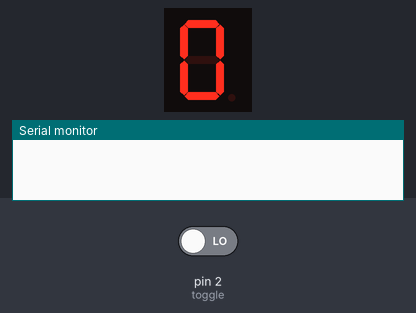
Recording of a sketch running on a simulated Arduino Uno, built with avr-gcc and run on an emulated ATmega328P. Parts: 1-digit seven-segment display, the last lines printed to the serial monitor. Wiring (inferred from the names in the program): 1-digit 7-segment display, segments lit when HIGH: segments pin 3, pin 4, pin 5, pin 6, pin 7, pin 8, pin 9. Inputs (shaded band) come from the test bench; at power-on: pin 2 (toggle) LOW. The segment pins are drawn as the display they are named for.

Above: at 1.2 s.
1.3 s: pin 2 (toggle) driven HIGH
At 3.1 s:
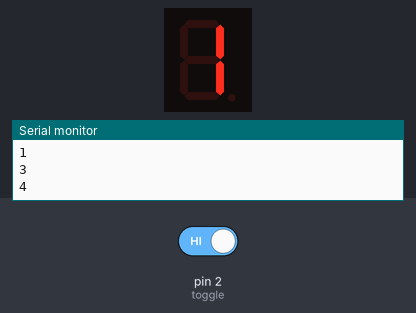
At 11.5 s:
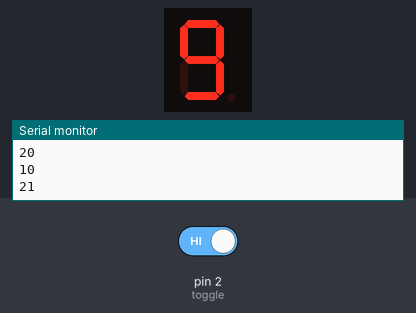
Timing chart, 0 to 11.8 s (numbered marks = the images above; inputs shaded):
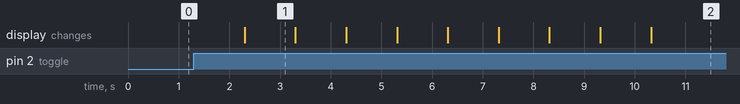

The sketch:

arduino_code_counter_with_7-segment_display.ino
```cpp
// digital pin 2 has a pushbutton attached to it. Give it a name:
int toggle = 2;
int count;
int counter;
int a = 3;
int b = 4;
int c = 5;
int d = 6;
int e = 7;
int f = 8;
int g = 9;

// the setup routine runs once when you press reset:
void setup() {
  // initialize serial communication at 9600 bits per second:
  Serial.begin(9600);
  // make the pushbutton's pin an input:
  pinMode(toggle, INPUT);
  count = 0;
  counter = 0;
  pinMode(a, OUTPUT);
  pinMode(b, OUTPUT);
  pinMode(c, OUTPUT);
  pinMode(d, OUTPUT);
  pinMode(e, OUTPUT);
  pinMode(f, OUTPUT);
  pinMode(g, OUTPUT);
}

// the loop routine runs over and over again forever:
void loop() {

  // read the input pin:
  int toggleState = digitalRead(toggle); //for toggle switch

//to display zero into segment
    if(count == 0){
        digitalWrite(a, HIGH);
        digitalWrite(b, HIGH);
        digitalWrite(c, HIGH);
        digitalWrite(d, HIGH);
        digitalWrite(e, HIGH);
        digitalWrite(f, HIGH);
        digitalWrite(g, LOW);
    }

  if(toggleState == 1){
    count++;
    Serial.println(count);
    delay(500);

     if(count % 2 == 0){
      counter++;
      Serial.println(counter);

      if(counter == 1){
        digitalWrite(a, LOW);
        digitalWrite(b, HIGH);
        digitalWrite(c, HIGH);
        digitalWrite(d, LOW);
        digitalWrite(e, LOW);
        digitalWrite(f, LOW);
        digitalWrite(g, LOW);
      }

      if(counter == 2){
        digitalWrite(c, LOW);
        digitalWrite(a, HIGH);
        digitalWrite(b, HIGH);
        digitalWrite(g, HIGH);
        digitalWrite(e, HIGH);
        digitalWrite(d, HIGH);
        digitalWrite(f, LOW);
      }

      if(counter == 3){
        digitalWrite(e, LOW);
        digitalWrite(f, LOW);
        digitalWrite(a, HIGH);
        digitalWrite(b, HIGH);
        digitalWrite(g, HIGH);
        digitalWrite(c, HIGH);
        digitalWrite(d, HIGH);
      }

      if(counter == 4){
        digitalWrite(a, LOW);
        digitalWrite(d, LOW);
        digitalWrite(e, LOW);
        digitalWrite(b, HIGH);
        digitalWrite(c, HIGH);
        digitalWrite(f, HIGH);
        digitalWrite(g, HIGH);
      }

      if(counter == 5){
        digitalWrite(b, LOW);
        digitalWrite(e, LOW);
        digitalWrite(a, HIGH);
        digitalWrite(f, HIGH);
        digitalWrite(g, HIGH);
        digitalWrite(c, HIGH);
        digitalWrite(d, HIGH);
      }

      if(counter == 6){
        digitalWrite(b, LOW);
        digitalWrite(a, HIGH);
        digitalWrite(f, HIGH);
        digitalWrite(e, HIGH);
        digitalWrite(d, HIGH);
        digitalWrite(c, HIGH);
        digitalWrite(g, HIGH);
      }

      if(counter == 7){
        digitalWrite(d, LOW);
        digitalWrite(e, LOW);
        digitalWrite(f, LOW);
        digitalWrite(g, LOW);
        digitalWrite(a, HIGH);
        digitalWrite(b, HIGH);
        digitalWrite(c, HIGH);
      }

      if(counter == 8){
        digitalWrite(a, HIGH);
        digitalWrite(b, HIGH);
        digitalWrite(c, HIGH);
        digitalWrite(d, HIGH);
        digitalWrite(e, HIGH);
        digitalWrite(f, HIGH);
        digitalWrite(g, HIGH);
      }

      if(counter >= 9){
        digitalWrite(e, LOW);
        digitalWrite(a, HIGH);
        digitalWrite(b, HIGH);
        digitalWrite(c, HIGH);
        digitalWrite(d, HIGH);
        digitalWrite(f, HIGH);
        digitalWrite(g, HIGH);
      }
    }
  } //end of toggle switch code
  delay(1);        // delay in between reads for stability

}
```

Measured:
- after the input at 1.3 s, the display: changes after 1.0 s (image 1)
- what the display in image 1 shows lasts 1.0 s, from 2.3 s to 3.3 s
